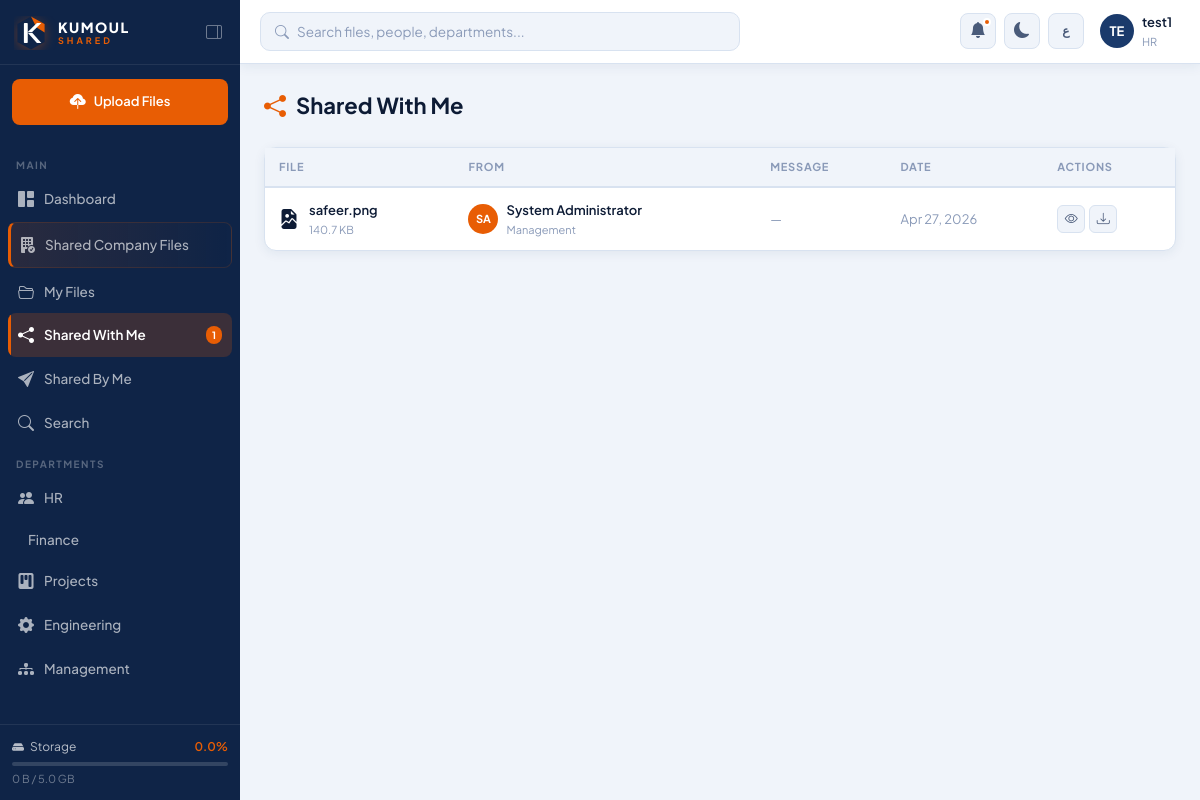
The page /shared/with-me (signed in) on the database its author committed.
### app/models.py (models this page shows, shortened)
class User(UserMixin, db.Model):
    __tablename__ = 'users'
    id = db.Column(db.Integer, primary_key=True)
    username = db.Column(db.String(80), unique=True, nullable=False)
    email = db.Column(db.String(120), unique=True, nullable=False)
    full_name = db.Column(db.String(150), nullable=False)
    full_name_ar = db.Column(db.String(150))
    department = db.Column(db.String(100), nullable=False, default='General')
    role = db.Column(db.String(20), nullable=False, default='employee')
    password_hash = db.Column(db.String(256), nullable=False)
    is_active = db.Column(db.Boolean, default=True)
    avatar_color = db.Column(db.String(20), default='#1a3a6b')
    storage_used = db.Column(db.BigInteger, default=0)
    storage_limit = db.Column(db.BigInteger, default=5 * 1024 * 1024 * 1024)
    created_at = db.Column(db.DateTime, default=datetime.utcnow)
    last_login = db.Column(db.DateTime)
    theme = db.Column(db.String(10), default='light')
    language = db.Column(db.String(5), default='en')
    files = db.relationship('File', backref='owner', lazy='dynamic', foreign_keys='File.owner_id')
    folders = db.relationship('Folder', backref='owner', lazy='dynamic', foreign_keys='Folder.owner_id')
    notifications = db.relationship('Notification', backref='user', lazy='dynamic')
    sent_shares = db.relationship('FileShare', backref='sender', lazy='dynamic', foreign_keys='FileShare.sender_id')
    received_shares = db.relationship('FileShare', backref='recipient', lazy='dynamic', foreign_keys='FileShare.recipient_id')
    def get_initials(self):
        parts = self.full_name.split()
        if len(parts) >= 2:
            return parts[0][0].upper() + parts[-1][0].upper()
        return self.full_name[:2].upper()
    def storage_percent(self):
        if self.storage_limit == 0:
            return 0
        return min(100, round((self.storage_used / self.storage_limit) * 100, 1))

class FileShare(db.Model):
    __tablename__ = 'file_shares'
    id = db.Column(db.Integer, primary_key=True)
    file_id = db.Column(db.Integer, db.ForeignKey('files.id'), nullable=False)
    sender_id = db.Column(db.Integer, db.ForeignKey('users.id'), nullable=False)
    recipient_id = db.Column(db.Integer, db.ForeignKey('users.id'), nullable=False)
    message = db.Column(db.String(500))
    can_download = db.Column(db.Boolean, default=True)
    is_viewed = db.Column(db.Boolean, default=False)
    created_at = db.Column(db.DateTime, default=datetime.utcnow)
    expires_at = db.Column(db.DateTime, nullable=True)

class File(db.Model):
    __tablename__ = 'files'
    id = db.Column(db.Integer, primary_key=True)
    original_name = db.Column(db.String(300), nullable=False)
    stored_name = db.Column(db.String(300), nullable=False, unique=True)
    file_path = db.Column(db.String(500), nullable=False)
    file_size = db.Column(db.BigInteger, default=0)
    file_type = db.Column(db.String(100))
    extension = db.Column(db.String(20))
    owner_id = db.Column(db.Integer, db.ForeignKey('users.id'), nullable=False)
    folder_id = db.Column(db.Integer, db.ForeignKey('folders.id'), nullable=True)
    department = db.Column(db.String(100))
    description = db.Column(db.String(1000))
    is_company_wide = db.Column(db.Boolean, default=False)
    is_announcement = db.Column(db.Boolean, default=False)
    version = db.Column(db.Integer, default=1)
    download_count = db.Column(db.Integer, default=0)
    created_at = db.Column(db.DateTime, default=datetime.utcnow)
    updated_at = db.Column(db.DateTime, default=datetime.utcnow, onupdate=datetime.utcnow)
    shares = db.relationship('FileShare', backref='file', lazy='dynamic', cascade='all, delete-orphan')
    activity_logs = db.relationship('ActivityLog', backref='file', lazy='dynamic', cascade='all, delete-orphan')
    def human_size(self):
        size = self.file_size
        for unit in ['B', 'KB', 'MB', 'GB']:
            if size < 1024:
                return f"{size:.1f} {unit}"
            size /= 1024
        return f"{size:.1f} TB"
    def icon_class(self):
        icons = {
            'pdf': 'bi-file-earmark-pdf-fill text-danger',
            'doc': 'bi-file-earmark-word-fill text-primary',
            'docx': 'bi-file-earmark-word-fill text-primary',
            'xls': 'bi-file-earmark-excel-fill text-success',
            'xlsx': 'bi-file-earmark-excel-fill text-success',
            'ppt': 'bi-file-earmark-ppt-fill text-warning',
            'pptx': 'bi-file-earmark-ppt-fill text-warning',
            'png': 'bi-file-earmark-image-fill text-info',
            'jpg': 'bi-file-earmark-image-fill text-info',
            'jpeg': 'bi-file-earmark-image-fill text-info',
            'gif': 'bi-file-earmark-image-fill text-info',
            'zip': 'bi-file-earmark-zip-fill text-secondary',
            'rar': 'bi-file-earmark-zip-fill text-secondary',
            'txt': 'bi-file-earmark-text-fill text-muted',
            'csv': 'bi-file-earmark-spreadsheet-fill text-success',
            'mp4': 'bi-file-earmark-play-fill',
            'mp3': 'bi-file-earmark-music-fill',
            'dwg': 'bi-file-earmark-code-fill',
        }
        return icons.get(self.extension.lower() if self.extension else '', 'bi-file-earmark-fill text-secondary')
    def is_previewable(self):
        return self.extension and self.extension.lower() in ['pdf', 'png', 'jpg', 'jpeg', 'gif']

### app/routes/sharing.py (the view)
@sharing_bp.route('/shared/with-me')
@login_required
def shared_with_me():
    page = request.args.get('page', 1, type=int)
    shares = db.session.query(FileShare, File, User).join(
        File, FileShare.file_id == File.id
    ).join(User, FileShare.sender_id == User.id).filter(
        FileShare.recipient_id == current_user.id
    ).order_by(FileShare.created_at.desc()).paginate(page=page, per_page=20, error_out=False)
    FileShare.query.filter_by(recipient_id=current_user.id, is_viewed=False).update({'is_viewed': True})
    db.session.commit()
    return render_template('shared/with_me.html', shares=shares)

### app/__init__.py (called while the page is built)
def fmt_bytes(size):
    if not size:
        return '0 B'
    for unit in ['B', 'KB', 'MB', 'GB', 'TB']:
        if size < 1024:
            return f"{size:.1f} {unit}"
        size /= 1024
    return f"{size:.1f} TB"

### app/models.py (called while the page is built)
@login_manager.user_loader
def load_user(user_id):
    return User.query.get(int(user_id))

### app/templates/shared/with_me.html (shortened to what this page needs)
{% extends 'base.html' %}
{% block content %}
<div class="page-header">
  <div class="page-title"><i class="bi bi-share-fill"></i> Shared With Me</div>
</div>
<div class="card">
  {% if shares.items %}
  <table class="file-table">
    <thead>
      <tr>
        <th>File</th>
        <th>From</th>
        <th>Message</th>
        <th>Date</th>
        <th>Actions</th>
      </tr>
    </thead>
    <tbody>
      {% for share, file, sender in shares.items %}
      <tr>
        <td>
          <div style="display:flex;align-items:center;gap:10px">
            <i class="bi {{ file.icon_class() }}" style="font-size:20px;flex-shrink:0"></i>
            <div>
              <div style="font-weight:600;font-size:13px">{{ file.original_name }}</div>
              <div style="font-size:11px;color:var(--text-3)">{{ file.human_size() }}</div>
            </div>
          </div>
        </td>
        <td>
          <div style="display:flex;align-items:center;gap:8px">
            <div class="user-avatar" style="background:{{ sender.avatar_color }};width:30px;height:30px;border-radius:50%;display:flex;align-items:center;justify-content:center;font-size:11px;color:white;font-weight:700;flex-shrink:0">
              {{ sender.get_initials() }}
            </div>
            <div>
              <div style="font-size:13px;font-weight:600">{{ sender.full_name }}</div>
              <div style="font-size:11px;color:var(--text-3)">{{ sender.department }}</div>
            </div>
          </div>
        </td>
        <td style="font-size:13px;color:var(--text-2);max-width:200px">
          {% if share.message %}
          <span title="{{ share.message }}">{{ share.message[:50] }}{% if share.message|length > 50 %}…{% endif %}</span>
          {% else %}<span style="color:var(--text-3)">—</span>{% endif %}
        </td>
        <td style="color:var(--text-3);font-size:13px">{{ share.created_at.strftime('%b %d, %Y') }}</td>
        <td>
          <div style="display:flex;gap:4px">
            {% if file.is_previewable() %}
            <a href="{{ url_for('files.view_file', file_id=file.id) }}" class="file-action-btn" title="Preview"><i class="bi bi-eye"></i></a>
            {% endif %}
            <a href="{{ url_for('files.download', file_id=file.id) }}" class="file-action-btn" title="Download"><i class="bi bi-download"></i></a>
          </div>
        </td>
      </tr>
      {% endfor %}
    </tbody>
  </table>
  {% else %}
  <div class="empty-state">
    <i class="bi bi-inbox"></i>
    <h3>Nothing shared with you yet</h3>
    <p>When colleagues share files with you, they'll appear here.</p>
  </div>
  {% endif %}
</div>
{% endblock %}

### app/templates/base.html (shortened to what this page needs)
<!DOCTYPE html>
<html lang="{{ current_user.language if current_user.is_authenticated else 'en' }}"
      dir="{{ 'rtl' if (current_user.is_authenticated and current_user.language == 'ar') else 'ltr' }}"
      data-theme="{{ current_user.theme if current_user.is_authenticated else 'light' }}">
<head>
  <link href="https://cdn.jsdelivr.net/npm/bootstrap-icons@1.11.3/font/bootstrap-icons.css" rel="stylesheet">
  <link rel="stylesheet" href="{{ url_for('static', filename='css/main.css') }}">
</head>
<body>
{% if current_user.is_authenticated %}
<div class="sidebar" id="sidebar">
  <div class="sidebar-brand">
    <a href="{{ url_for('dashboard.home') }}" class="brand-logo-link">
      <div class="brand-logo-full">
        <div class="brand-text">
          <span class="brand-name">KUMOUL</span>
          <span class="brand-sub">SHARED</span>
        </div>
      </div>
    </a>
    <button class="sidebar-toggle-btn" id="sidebarToggle" title="Toggle sidebar">
      <i class="bi bi-layout-sidebar-reverse"></i>
    </button>
  </div>
  <div class="sidebar-quick-upload">
    <a href="{{ url_for('files.upload') }}" class="btn-quick-upload">
      <i class="bi bi-cloud-upload-fill"></i>
      <span>Upload Files</span>
    </a>
  </div>
  <nav class="sidebar-nav">
    <div class="nav-section-label">Main</div>
    <a href="{{ url_for('dashboard.home') }}"
       class="nav-link {% if request.endpoint == 'dashboard.home' %}active{% endif %}">
      <i class="bi bi-grid-1x2-fill"></i><span>Dashboard</span>
    </a>
    <a href="{{ url_for('company.index') }}"
       class="nav-link nav-link-company {% if 'company.' in (request.endpoint or '') %}active{% endif %}">
      <i class="bi bi-building-fill-check"></i>
      <span>Shared Company Files</span>
    </a>
    <a href="{{ url_for('files.list_files') }}"
       class="nav-link {% if request.endpoint in ['files.list_files','files.upload','files.view_file'] %}active{% endif %}">
      <i class="bi bi-folder2-open"></i><span>My Files</span>
    </a>
    <a href="{{ url_for('sharing.shared_with_me') }}"
       class="nav-link {% if request.endpoint == 'sharing.shared_with_me' %}active{% endif %}">
      <i class="bi bi-share-fill"></i>
      <span>Shared With Me</span>
      {% if unread_notifications > 0 %}
      <span class="nav-badge">{{ unread_notifications }}</span>
      {% endif %}
    </a>
    <a href="{{ url_for('sharing.shared_by_me') }}"
       class="nav-link {% if request.endpoint == 'sharing.shared_by_me' %}active{% endif %}">
      <i class="bi bi-send-fill"></i><span>Shared By Me</span>
    </a>
    <a href="{{ url_for('search.search') }}"
       class="nav-link {% if request.endpoint == 'search.search' %}active{% endif %}">
      <i class="bi bi-search"></i><span>Search</span>
    </a>
    <div class="nav-section-label">Departments</div>
    {% set dept_icons = {'HR':'people','Finance':'cash-stack','Projects':'kanban','Engineering':'gear','Management':'diagram-3'} %}
    {% for dept in ['HR','Finance','Projects','Engineering','Management'] %}
    <a href="{{ url_for('files.list_files', dept=dept) }}"
       class="nav-link {% if request.args.get('dept') == dept %}active{% endif %}">
      <i class="bi bi-{{ dept_icons[dept] }}-fill"></i>
      <span>{{ dept }}</span>
    </a>
    {% endfor %}
  </nav>
  <div class="sidebar-footer">
    <div class="storage-widget">
      <div class="storage-header">
        <i class="bi bi-hdd-fill"></i>
        <span>Storage</span>
        <span class="storage-percent">{{ current_user.storage_percent() }}%</span>
      </div>
      <div class="storage-bar">
      </div>
      <div class="storage-detail">
        {{ format_bytes(current_user.storage_used) }} / {{ format_bytes(current_user.storage_limit) }}
      </div>
    </div>
  </div>
</div>
<div class="main-wrapper" id="mainWrapper">
  <header class="topbar">
    <div class="topbar-left">
      <form action="{{ url_for('search.search') }}" method="GET" class="topbar-search">
        <i class="bi bi-search search-icon"></i>
        <input type="text" name="q"
               placeholder="Search files, people, departments..."
               value="{{ request.args.get('q', '') }}" autocomplete="off">
      </form>
    </div>
    <div class="topbar-right">
      <div class="topbar-notif" id="notifBtn">
        <button class="icon-btn" title="Notifications">
          <i class="bi bi-bell-fill"></i>
          <span class="notif-dot" id="notifDot"
                {% if unread_notifications == 0 %}style="display:none"{% endif %}></span>
        </button>
      </div>
      <button class="icon-btn theme-toggle" id="themeToggle" title="Toggle dark/light mode">
        <i class="bi bi-{{ 'sun-fill' if current_user.theme == 'dark' else 'moon-fill' }}"></i>
      </button>
      <button class="icon-btn lang-toggle" id="langToggle" title="Toggle language">
        <span>{{ 'EN' if current_user.language == 'ar' else 'ع' }}</span>
      </button>
      <div class="topbar-user" id="userMenuBtn">
        <div class="user-avatar" style="background:{{ current_user.avatar_color }}">
          {{ current_user.get_initials() }}
        </div>
        <div class="user-info">
          <span class="user-name">{{ current_user.full_name }}</span>
          <span class="user-dept">{{ current_user.department }}</span>
        </div>
      </div>
    </div>
  </header>
  <main class="page-content">
    {% block content %}{% endblock %}
  </main>
</div>
{% else %}
  {% block auth_content %}{% endblock %}
{% endif %}
</body>
</html>

### rows shown on the page
User: is_active True (drawn), storage_percent "0.0", storage_used "0 B", storage_limit "5.0 GB", language "ع", get_initials "TE", full_name "test1", department "HR"
FileShare: original_name "safeer.png", human_size "140.7 KB", get_initials "SA", full_name "System Administrator", department "Management", created_at "Apr 27, 2026"

### other values the page prints
{{ unread_notifications }} "1"
{{ dept }} "HR" "Finance" "Projects" "Engineering" "Management"
